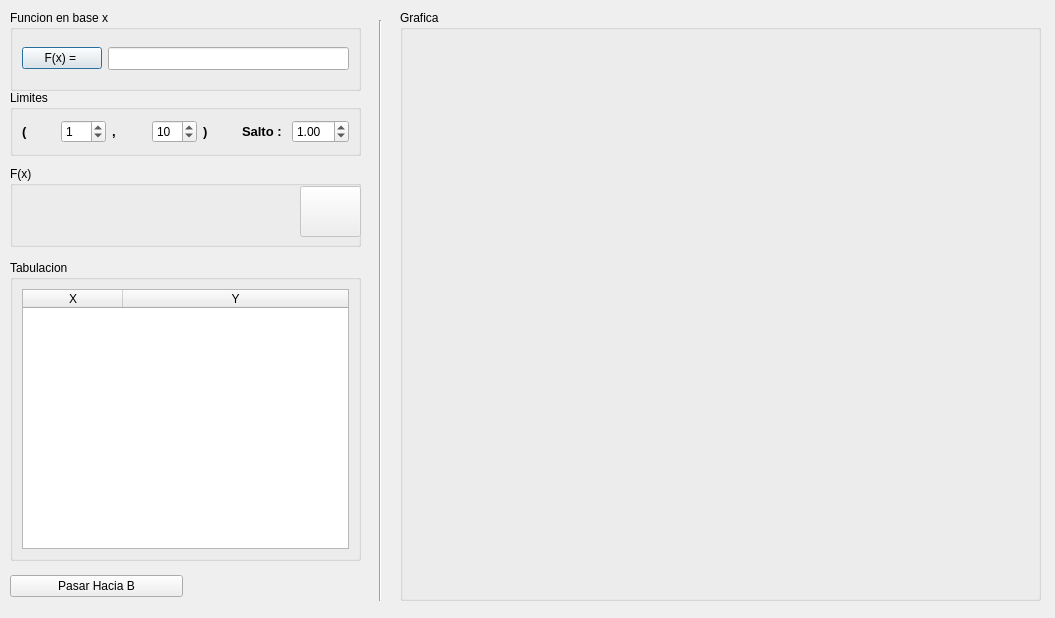
<?xml version="1.0" encoding="UTF-8"?>
<ui version="4.0">
 <class>GraficarFuncion</class>
 <widget class="QDialog" name="GraficarFuncion">
  <property name="geometry">
   <rect>
    <x>0</x>
    <y>0</y>
    <width>1055</width>
    <height>618</height>
   </rect>
  </property>
  <property name="windowTitle">
   <string>Dialog</string>
  </property>
  <widget class="QGroupBox" name="groupBox">
   <property name="geometry">
    <rect>
     <x>10</x>
     <y>10</y>
     <width>351</width>
     <height>81</height>
    </rect>
   </property>
   <property name="title">
    <string>Funcion en base x</string>
   </property>
   <layout class="QGridLayout" name="gridLayout">
    <item row="0" column="0">
     <layout class="QHBoxLayout" name="horizontalLayout">
      <item>
       <widget class="QPushButton" name="fx">
        <property name="text">
         <string>F(x) = </string>
        </property>
       </widget>
      </item>
     </layout>
    </item>
    <item row="0" column="1">
     <widget class="QLineEdit" name="ecuacion">
      <property name="font">
       <font>
        <pointsize>10</pointsize>
        <weight>75</weight>
        <bold>true</bold>
       </font>
      </property>
     </widget>
    </item>
   </layout>
  </widget>
  <widget class="QGroupBox" name="groupBox_2">
   <property name="geometry">
    <rect>
     <x>10</x>
     <y>90</y>
     <width>351</width>
     <height>66</height>
    </rect>
   </property>
   <property name="title">
    <string>Limites</string>
   </property>
   <layout class="QGridLayout" name="gridLayout_2">
    <item row="0" column="0">
     <layout class="QHBoxLayout" name="horizontalLayout_2">
      <item>
       <widget class="QLabel" name="label">
        <property name="text">
         <string>&lt;html&gt;&lt;head/&gt;&lt;body&gt;&lt;p&gt;&lt;span style=&quot; font-size:10pt; font-weight:600;&quot;&gt;(&lt;/span&gt;&lt;/p&gt;&lt;/body&gt;&lt;/html&gt;</string>
        </property>
       </widget>
      </item>
      <item>
       <widget class="QSpinBox" name="li">
        <property name="minimum">
         <number>-99</number>
        </property>
        <property name="value">
         <number>1</number>
        </property>
       </widget>
      </item>
      <item>
       <widget class="QLabel" name="label_2">
        <property name="text">
         <string>&lt;html&gt;&lt;head/&gt;&lt;body&gt;&lt;p&gt;&lt;span style=&quot; font-size:10pt; font-weight:600;&quot;&gt;,&lt;/span&gt;&lt;/p&gt;&lt;/body&gt;&lt;/html&gt;</string>
        </property>
       </widget>
      </item>
      <item>
       <widget class="QSpinBox" name="ls">
        <property name="minimum">
         <number>-99</number>
        </property>
        <property name="value">
         <number>10</number>
        </property>
       </widget>
      </item>
      <item>
       <widget class="QLabel" name="label_3">
        <property name="text">
         <string>&lt;html&gt;&lt;head/&gt;&lt;body&gt;&lt;p&gt;&lt;span style=&quot; font-size:10pt; font-weight:600;&quot;&gt;)&lt;/span&gt;&lt;/p&gt;&lt;/body&gt;&lt;/html&gt;</string>
        </property>
       </widget>
      </item>
      <item>
       <widget class="QLabel" name="label_4">
        <property name="text">
         <string>&lt;html&gt;&lt;head/&gt;&lt;body&gt;&lt;p&gt;&lt;span style=&quot; font-size:10pt; font-weight:600;&quot;&gt;Salto : &lt;/span&gt;&lt;/p&gt;&lt;/body&gt;&lt;/html&gt;</string>
        </property>
       </widget>
      </item>
      <item>
       <widget class="QDoubleSpinBox" name="s">
        <property name="value">
         <double>1.000000000000000</double>
        </property>
       </widget>
      </item>
     </layout>
    </item>
   </layout>
  </widget>
  <widget class="QGroupBox" name="groupBox_3">
   <property name="geometry">
    <rect>
     <x>10</x>
     <y>166</y>
     <width>351</width>
     <height>81</height>
    </rect>
   </property>
   <property name="title">
    <string>F(x)</string>
   </property>
   <widget class="QLabel" name="funcion">
    <property name="geometry">
     <rect>
      <x>14</x>
      <y>27</y>
      <width>261</width>
      <height>31</height>
     </rect>
    </property>
    <property name="font">
     <font>
      <family>Arial</family>
      <pointsize>14</pointsize>
      <weight>75</weight>
      <bold>true</bold>
     </font>
    </property>
    <property name="text">
     <string/>
    </property>
   </widget>
   <widget class="QPushButton" name="vEcuacion">
    <property name="enabled">
     <bool>false</bool>
    </property>
    <property name="geometry">
     <rect>
      <x>290</x>
      <y>20</y>
      <width>61</width>
      <height>51</height>
     </rect>
    </property>
    <property name="toolTip">
     <string>La Funcion es Correcta??</string>
    </property>
    <property name="text">
     <string/>
    </property>
    <property name="icon">
     <iconset resource="iconos.qrc">
      <normaloff>:/new/prefix1/iconos/aprobacion.png</normaloff>:/new/prefix1/iconos/aprobacion.png</iconset>
    </property>
    <property name="flat">
     <bool>false</bool>
    </property>
   </widget>
  </widget>
  <widget class="QGroupBox" name="groupBox_4">
   <property name="geometry">
    <rect>
     <x>10</x>
     <y>260</y>
     <width>351</width>
     <height>301</height>
    </rect>
   </property>
   <property name="title">
    <string>Tabulacion</string>
   </property>
   <layout class="QGridLayout" name="gridLayout_4">
    <item row="0" column="0">
     <widget class="QTableWidget" name="tabulacion">
      <attribute name="horizontalHeaderStretchLastSection">
       <bool>true</bool>
      </attribute>
      <attribute name="verticalHeaderVisible">
       <bool>false</bool>
      </attribute>
      <column>
       <property name="text">
        <string>X</string>
       </property>
      </column>
      <column>
       <property name="text">
        <string>Y</string>
       </property>
      </column>
     </widget>
    </item>
   </layout>
  </widget>
  <widget class="QGroupBox" name="groupBox_5">
   <property name="geometry">
    <rect>
     <x>400</x>
     <y>10</y>
     <width>641</width>
     <height>591</height>
    </rect>
   </property>
   <property name="title">
    <string>Grafica</string>
   </property>
   <layout class="QGridLayout" name="gridLayout_3">
    <item row="0" column="0">
     <widget class="QFrame" name="basePlot">
      <layout class="QHBoxLayout" name="horizontalLayout_3"/>
     </widget>
    </item>
   </layout>
  </widget>
  <widget class="Line" name="line">
   <property name="geometry">
    <rect>
     <x>370</x>
     <y>20</y>
     <width>20</width>
     <height>581</height>
    </rect>
   </property>
   <property name="orientation">
    <enum>Qt::Vertical</enum>
   </property>
  </widget>
  <widget class="QWidget" name="layoutWidget">
   <property name="geometry">
    <rect>
     <x>10</x>
     <y>570</y>
     <width>351</width>
     <height>32</height>
    </rect>
   </property>
   <layout class="QHBoxLayout" name="horizontalLayout_4">
    <item>
     <widget class="QPushButton" name="PasarB">
      <property name="text">
       <string>Pasar Hacia B</string>
      </property>
     </widget>
    </item>
    <item>
     <widget class="QLabel" name="pasar">
      <property name="text">
       <string/>
      </property>
     </widget>
    </item>
   </layout>
  </widget>
 </widget>
 <resources>
  <include location="iconos.qrc"/>
 </resources>
 <connections/>
</ui>
